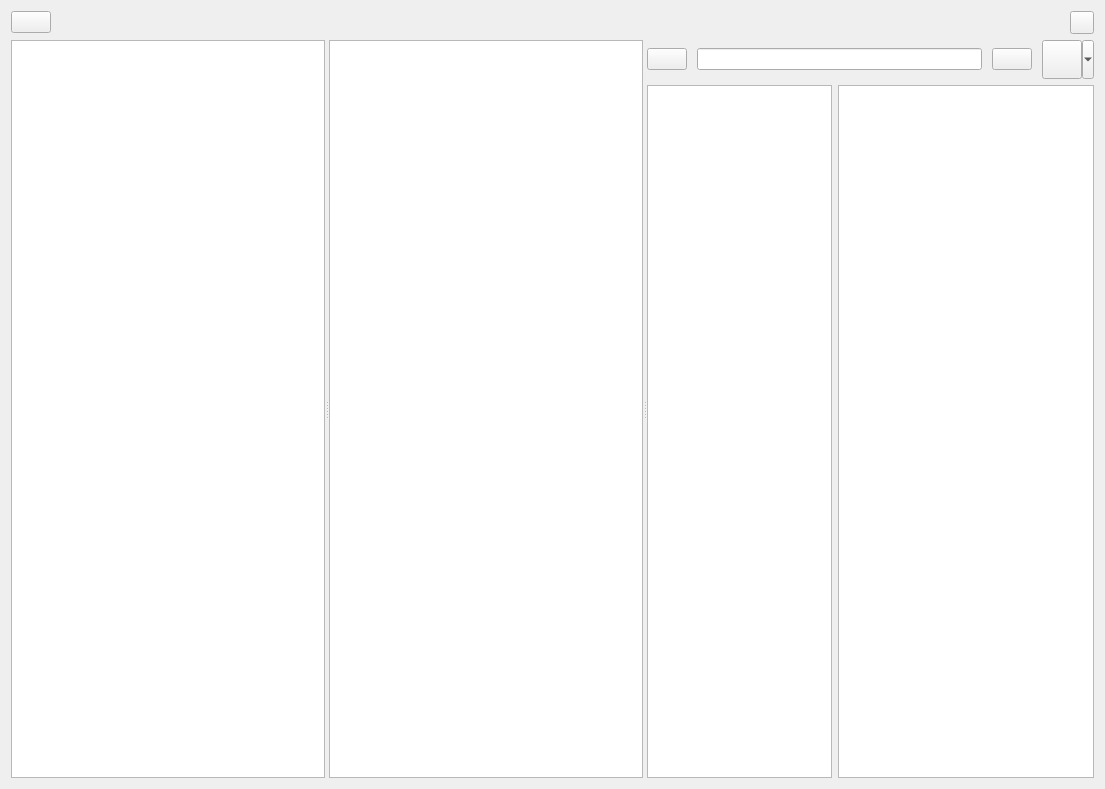
<?xml version="1.0" encoding="UTF-8"?>
<ui version="4.0">
 <class>Form_note</class>
 <widget class="QWidget" name="Form_note">
  <property name="geometry">
   <rect>
    <x>0</x>
    <y>0</y>
    <width>1105</width>
    <height>789</height>
   </rect>
  </property>
  <property name="sizePolicy">
   <sizepolicy hsizetype="Preferred" vsizetype="Preferred">
    <horstretch>0</horstretch>
    <verstretch>0</verstretch>
   </sizepolicy>
  </property>
  <property name="windowTitle">
   <string>笔记</string>
  </property>
  <layout class="QVBoxLayout" name="verticalLayout_2">
   <item>
    <layout class="QHBoxLayout" name="horizontalLayout" stretch="0,1,0">
     <property name="spacing">
      <number>10</number>
     </property>
     <item>
      <widget class="QPushButton" name="pushButton_update">
       <property name="text">
        <string/>
       </property>
       <property name="iconSize">
        <size>
         <width>32</width>
         <height>32</height>
        </size>
       </property>
      </widget>
     </item>
     <item>
      <spacer name="verticalSpacer">
       <property name="orientation">
        <enum>Qt::Horizontal</enum>
       </property>
       <property name="sizeType">
        <enum>QSizePolicy::Minimum</enum>
       </property>
       <property name="sizeHint" stdset="0">
        <size>
         <width>0</width>
         <height>0</height>
        </size>
       </property>
      </spacer>
     </item>
     <item>
      <widget class="QToolButton" name="toolButton_config">
       <property name="text">
        <string/>
       </property>
      </widget>
     </item>
    </layout>
   </item>
   <item>
    <widget class="QSplitter" name="splitter_2">
     <property name="orientation">
      <enum>Qt::Horizontal</enum>
     </property>
     <property name="childrenCollapsible">
      <bool>false</bool>
     </property>
     <widget class="QSplitter" name="splitter">
      <property name="orientation">
       <enum>Qt::Horizontal</enum>
      </property>
      <property name="childrenCollapsible">
       <bool>false</bool>
      </property>
      <widget class="QTreeWidget" name="treeWidget_tree">
       <property name="minimumSize">
        <size>
         <width>10</width>
         <height>0</height>
        </size>
       </property>
       <property name="sizeIncrement">
        <size>
         <width>0</width>
         <height>0</height>
        </size>
       </property>
       <property name="baseSize">
        <size>
         <width>0</width>
         <height>0</height>
        </size>
       </property>
       <property name="contextMenuPolicy">
        <enum>Qt::CustomContextMenu</enum>
       </property>
       <attribute name="headerVisible">
        <bool>false</bool>
       </attribute>
       <column>
        <property name="text">
         <string notr="true">1</string>
        </property>
       </column>
      </widget>
      <widget class="QListWidget" name="listWidget_list">
       <property name="minimumSize">
        <size>
         <width>10</width>
         <height>0</height>
        </size>
       </property>
       <property name="contextMenuPolicy">
        <enum>Qt::CustomContextMenu</enum>
       </property>
       <property name="iconSize">
        <size>
         <width>0</width>
         <height>0</height>
        </size>
       </property>
       <property name="textElideMode">
        <enum>Qt::ElideMiddle</enum>
       </property>
       <property name="flow">
        <enum>QListView::LeftToRight</enum>
       </property>
       <property name="isWrapping" stdset="0">
        <bool>true</bool>
       </property>
       <property name="resizeMode">
        <enum>QListView::Adjust</enum>
       </property>
       <property name="spacing">
        <number>5</number>
       </property>
       <property name="viewMode">
        <enum>QListView::ListMode</enum>
       </property>
      </widget>
     </widget>
     <widget class="QWidget" name="layoutWidget">
      <layout class="QVBoxLayout" name="verticalLayout">
       <item>
        <layout class="QHBoxLayout" name="horizontalLayout_3">
         <property name="spacing">
          <number>10</number>
         </property>
         <item>
          <widget class="QPushButton" name="pushButton_save">
           <property name="text">
            <string/>
           </property>
           <property name="iconSize">
            <size>
             <width>32</width>
             <height>32</height>
            </size>
           </property>
          </widget>
         </item>
         <item>
          <widget class="QLineEdit" name="lineEdit_title">
           <property name="readOnly">
            <bool>true</bool>
           </property>
          </widget>
         </item>
         <item>
          <widget class="QPushButton" name="pushButton_addpicture">
           <property name="text">
            <string/>
           </property>
           <property name="iconSize">
            <size>
             <width>32</width>
             <height>32</height>
            </size>
           </property>
          </widget>
         </item>
         <item>
          <widget class="QToolButton" name="toolButton_functions">
           <property name="text">
            <string/>
           </property>
           <property name="iconSize">
            <size>
             <width>32</width>
             <height>32</height>
            </size>
           </property>
           <property name="popupMode">
            <enum>QToolButton::MenuButtonPopup</enum>
           </property>
          </widget>
         </item>
        </layout>
       </item>
       <item>
        <layout class="QHBoxLayout" name="horizontalLayout_2">
         <item>
          <widget class="QPlainTextEdit" name="plainTextEdit_markdown">
           <property name="enabled">
            <bool>true</bool>
           </property>
           <property name="sizeAdjustPolicy">
            <enum>QAbstractScrollArea::AdjustToContents</enum>
           </property>
          </widget>
         </item>
         <item>
          <widget class="QTextEdit" name="textEdit_show">
           <property name="readOnly">
            <bool>true</bool>
           </property>
           <property name="overwriteMode">
            <bool>true</bool>
           </property>
          </widget>
         </item>
        </layout>
       </item>
      </layout>
     </widget>
    </widget>
   </item>
  </layout>
 </widget>
 <tabstops>
  <tabstop>treeWidget_tree</tabstop>
  <tabstop>listWidget_list</tabstop>
  <tabstop>lineEdit_title</tabstop>
  <tabstop>plainTextEdit_markdown</tabstop>
  <tabstop>textEdit_show</tabstop>
  <tabstop>pushButton_update</tabstop>
  <tabstop>pushButton_save</tabstop>
 </tabstops>
 <resources/>
 <connections/>
</ui>
